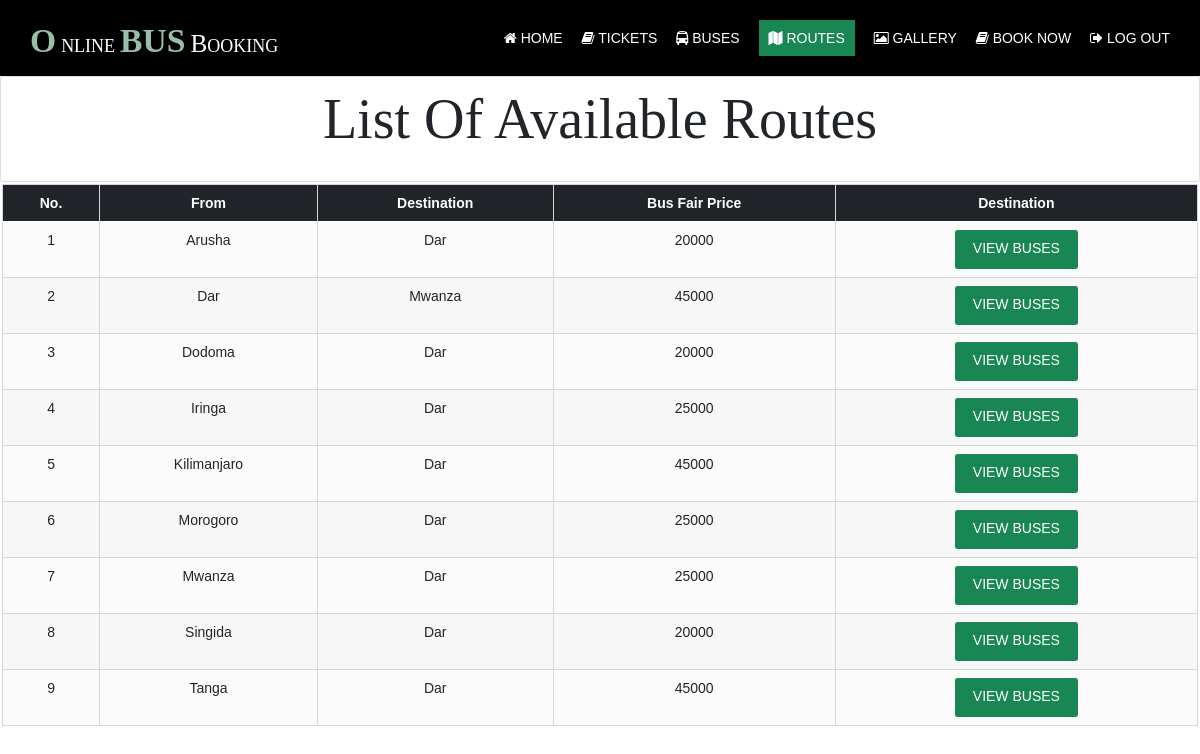
The app's page /admin/routes.php (signed in), older data.
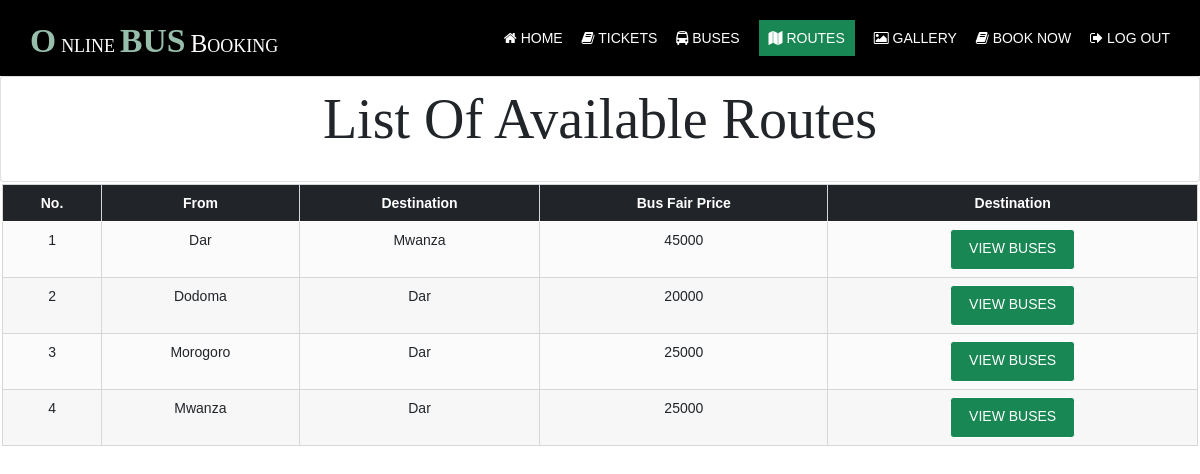
The same page, newer data.
### tables this page shows
CREATE TABLE `buses` (
  `busId` bigint(13) NOT NULL,
  `name` varchar(255) NOT NULL,
  `startFrom` varchar(255) NOT NULL,
  `destination` varchar(255) NOT NULL,
  `busType` varchar(30) NOT NULL,
  `noSeats` int(11) NOT NULL,
  `plateNo` varchar(13) NOT NULL,
  `busPhone` varchar(255) NOT NULL,
  `farePrice` int(11) NOT NULL,
  `busPhoto` varchar(255) NOT NULL,
  `status` tinyint(1) NOT NULL DEFAULT 1
);

### admin/routes.php (the view, shortened to what this page needs)
<?php
require('../includes/db.php');
?>
<!DOCTYPE html>
<html lang="en">
<head>
    <link rel="stylesheet" href="../assets/css/bootstrap.css" media="all">
    <link rel="stylesheet" href="../assets/css/layout.css" type="text/css">
</head>
<body>
    <div class="wrapper row1">
        <header id="header" class="hoc clear">
            <div id="logo" class="fl_left">
                <h1 class="logoname"><a href="./">Online<span>bus</span>Booking</a></h1>
            </div>
            <nav id="mainav" class="fl_right">
                <ul class="clear">
                    <li><a href="../index.php"><i class="fa fa-home" aria-hidden="true"></i> Home</a></li>
                    <li><a href="./"><i class="fa fa-book" aria-hidden="true"></i> Tickets</a></li>
                    <li><a href="buses.php"><i class="fa fa-bus" aria-hidden="true"></i> Buses</a></li>
                    <li class="active"><a href="routes.php"><i class="fa fa-map" aria-hidden="true"></i> Routes</a></li>
                    <li><a href="../gallery.php"><i class="fa fa-photo" aria-hidden="true"></i> Gallery</a></li>
                    <li><a href="../book.php"><i class="fa fa-book" aria-hidden="true"></i> Book Now</a></li>
                    <li><a href="../login.php"><i class="fa fa-sign-out" aria-hidden="true"></i> Log Out</a></li>
                </ul>
            </nav>
        </header>
    </div>
    <div class="row">
        <div class="container-fluid">
            <div class="card">
                <div class="row hoc">
                    <h1 class="heading" style="font-size: 4em; padding:10px">List of Available Routes</h1>
                </div>
            </div>
            <div class="row d-flex" style="padding: 0 10 10 10; margin:2px">
                <table class="table table-hover table-responsive">
                    <thead>
                        <tr class="bg-dark">
                            <th scope="col">
                                <center>No.</center>
                            </th>
                            <th scope="col">
                                <center>From</center>
                            </th>
                            <th scope="col">
                                <center>Destination</center>
                            </th>
                            <th scope="col">
                                <center>Bus Fair Price</center>
                            </th>
                            <th scope="col">
                                <center>Destination</center>
                            </th>
                        </tr>
                    </thead>
                    <tbody>
                        <?php
                        $list = $db->prepare('SELECT * FROM `buses` GROUP BY `startFrom`');
                        $list->execute();
                        $count = 0;
                        while ($route = $list->fetch(PDO::FETCH_ASSOC)) {
                            $count++;
                            echo '<tr>';
                        ?>
                            <td>
                                <center><?php echo $count ?></center>
                            </td>
                            <td>
                                <center><?php echo  $route['startFrom']; ?></center>
                            </td>
                            <td>
                                <center><?php echo  $route['destination']; ?></center>
                            </td>
                            <td>
                                <center><?php echo  $route['farePrice']; ?></center>
                            </td>
                            <td>
                                <center>
                                    <a class="btn btn-success" href="buses.php">View Buses</a>
                                </center>
                            </td>
                        <?php
                            echo '</tr>';
                        }
                        ?>
                    </tbody>
                </table>
            </div>
        </div>
    </div>
</body>
</html>

### assets/css/layout.css (style rules this page uses)
#header #logo { margin: 22px 0 0 0; }
*, *::before, *::after { transition: all .3s ease-in-out; }
nav ul, nav ol { margin: 0; padding: 0; list-style: none; }
#mainav, #breadcrumb, .sidebar nav { line-height: normal; }
#mainav ul { text-transform: uppercase; }
#mainav li { display: inline-block; position: relative; margin: 0 15px 0 0; padding: 0; }
#mainav li:last-child { margin-right: 0; }
#mainav li a { display: block; padding: 30px 0; }
table, th, td { border: 1px solid; border-collapse: collapse; vertical-align: top; }
table, th { table-layout: auto; }
table { width: 100%; margin-bottom: 15px; }
th, td { padding: 5px 8px; }
td { border-width: 0 1px; }
body { background-color: #6a3b96; }
a { color: #97A9BD; }
.logoname a { color: #FFFFFF; }
.logoname::first-letter, .logoname span { color: #97BDAB; }
.row1 { color: #FFFFFF; background-color: #000000; }
#header #logo a { color: inherit; }
#mainav li a { color: inherit; }
#mainav .active a, #mainav a:hover, #mainav li:hover>a { color: #FFFFFF; background-color: #198754; padding: 10px; }
table, th, td, #comments .avatar, #comments input, #comments textarea { border-color: #D7D7D7; }
th { color: #FFFFFF; background-color: #373737; }
tr, #comments li, #comments input[type="submit"], #comments input[type="reset"] { color: inherit; background-color: #FBFBFB; }
tr:nth-child(even), #comments li:nth-child(even) { color: inherit; background-color: #F7F7F7; }
table a, #comments a { background-color: inherit; }
@media screen and (min-width:1140px) { .hoc { max-width: 1140px; } }

### assets/css/framework.css (style rules this page uses)
html { overflow-y: scroll; overflow-x: hidden; }
html, body { margin: 0; padding: 0; font-size: 14px; line-height: 1.6em; }
*, *::before, *::after { box-sizing: border-box; }
.logoname { margin: 0; padding: 0; font-size: 1.8rem; font-variant: small-caps; }
.logoname::first-letter, .logoname span { margin: 0 5px; font-size: 2.4rem; font-weight: 700; text-transform: uppercase; }
.logoname::first-letter { margin-left: 0; }
.btn { display: inline-block; padding: 8px 18px 10px; text-transform: uppercase; border: 1px solid; }
.clear, .group { display: block; }
.clear::before, .clear::after, .group::before, .group::after { display: table; content: ""; }
.clear, .clear::after, .group, .group::after { clear: both; }
a { outline: none; text-decoration: none; }
.fl_left, .imgl { float: left; }
.fl_right, .imgr { float: right; }
body, input, textarea, select { font-family: Verdana, Geneva, sans-serif; }
h1, h2, h3, h4, h5, h6, .heading { font-family: Georgia, "Times New Roman", Times, serif; }
::placeholder { opacity: 1; }
h1, h2, h3, h4, h5, h6, .heading { margin: 0 0 20px 0; font-size: 1.4rem; line-height: normal; font-weight: normal; text-transform: capitalize; }
.wrapper { display: block; position: relative; width: 100%; margin: 0; padding: 0; text-align: left; word-wrap: break-word; }
.hoc { display: block; margin: 0 auto; }
address, article, aside, figcaption, figure, footer, header, main, nav, section { display: block; margin: 0; padding: 0; }

### admin/routes.php (style rules this page uses)
body { background-color: #FFF !important; }

Row changes from the older to the newer data that the page shows:
removed buses: startFrom "Arusha", destination "Dar", farePrice "20000"
removed buses: startFrom "Iringa", destination "Dar", farePrice "25000"
removed buses: startFrom "Kilimanjaro", destination "Dar", farePrice "45000"
removed buses: startFrom "Singida", destination "Dar", farePrice "20000"
removed buses: startFrom "Tanga", destination "Dar", farePrice "45000"
